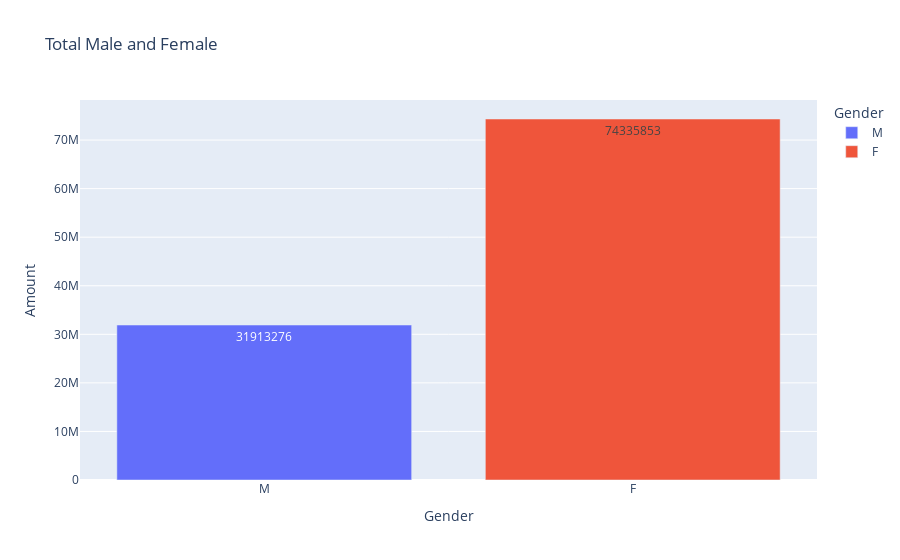

Notebook cell for this chart:
### Code cell
fig = px.bar(sales_gen, x='Gender', y='Amount', title='Total Male and Female', color = 'Gender' , text= 'Amount' )
fig.show()

### Figure 1 — Plotly figure (JSON) as saved in the notebook; plotly's stock layout.template omitted (floating-point values rounded to 4 significant figures)
{"data": [{"alignmentgroup": "True", "hovertemplate": "Gender=%{x}<br>Amount=%{text}<extra></extra>", "legendgroup": "M", "marker": {"color": "#636efa", "pattern": {"shape": ""}}, "name": "M", "offsetgroup": "M", "orientation": "v", "showlegend": true, "text": [31913276], "textposition": "auto", "type": "bar", "x": ["M"], "xaxis": "x", "y": [31913276], "yaxis": "y"}, {"alignmentgroup": "True", "hovertemplate": "Gender=%{x}<br>Amount=%{text}<extra></extra>", "legendgroup": "F", "marker": {"color": "#EF553B", "pattern": {"shape": ""}}, "name": "F", "offsetgroup": "F", "orientation": "v", "showlegend": true, "text": [74335853], "textposition": "auto", "type": "bar", "x": ["F"], "xaxis": "x", "y": [74335853], "yaxis": "y"}], "layout": {"barmode": "relative", "legend": {"title": {"text": "Gender"}, "tracegroupgap": 0}, "title": {"text": "Total Male and Female"}, "xaxis": {"anchor": "y", "categoryarray": ["M", "F"], "categoryorder": "array", "domain": [0, 1], "title": {"text": "Gender"}}, "yaxis": {"anchor": "x", "domain": [0, 1], "title": {"text": "Amount"}}}}
